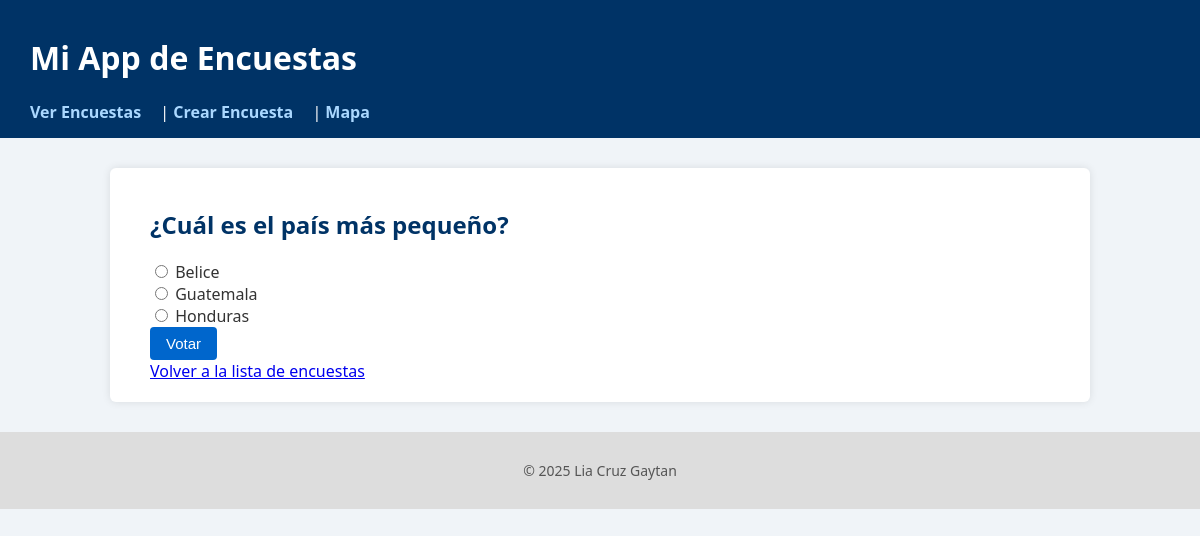
The page /polls/6/ on the database its author committed.
### polls/models.py (models this page shows, shortened)
class Question(models.Model):
    question_text = models.CharField(max_length=200)
    pub_date = models.DateTimeField("date published")

class Choice(models.Model):
    question = models.ForeignKey(Question, on_delete=models.CASCADE)
    choice_text = models.CharField(max_length=200)
    votes = models.IntegerField(default=0)

### polls/views.py (the view)
# urls.py: path("<int:question_id>/", views.detail, name="detail"),   # Detalle de pregunta
def detail(request, question_id):
    question = get_object_or_404(Question, pk=question_id)
    return render(request, 'polls/detail.html', {'question': question})

### polls/templates/polls/detail.html (shortened to what this page needs)
{% extends 'polls/base.html' %}
{% block content %}
<h2>{{ question.question_text }}</h2>
<form action="{% url 'polls:vote' question.id %}" method="post">
  {% for choice in question.choice_set.all %}
    <div>
      <input type="radio" name="choice" id="choice{{ forloop.counter }}" value="{{ choice.id }}">
      <label for="choice{{ forloop.counter }}">{{ choice.choice_text }}</label>
    </div>
  {% endfor %}
  <button type="submit">Votar</button>
</form>
<a href="{% url 'polls:index' %}">Volver a la lista de encuestas</a>
{% endblock %}

### polls/static/polls/style.css (style rules this page uses)
body { font-family: 'Segoe UI', Tahoma, Geneva, Verdana, sans-serif; background-color: #f0f4f8; color: #333; margin: 0; padding: 0; }
h1, h2, h3 { color: #003366; }
button { background-color: #0066cc; border: none; color: white; padding: 8px 16px; font-size: 15px; border-radius: 4px; cursor: pointer; }

### rows shown on the page
Question: question_text "¿Cuál es el país más pequeño?"
Choice: choice_text "Belice"
Choice: choice_text "Guatemala"
Choice: choice_text "Honduras"
